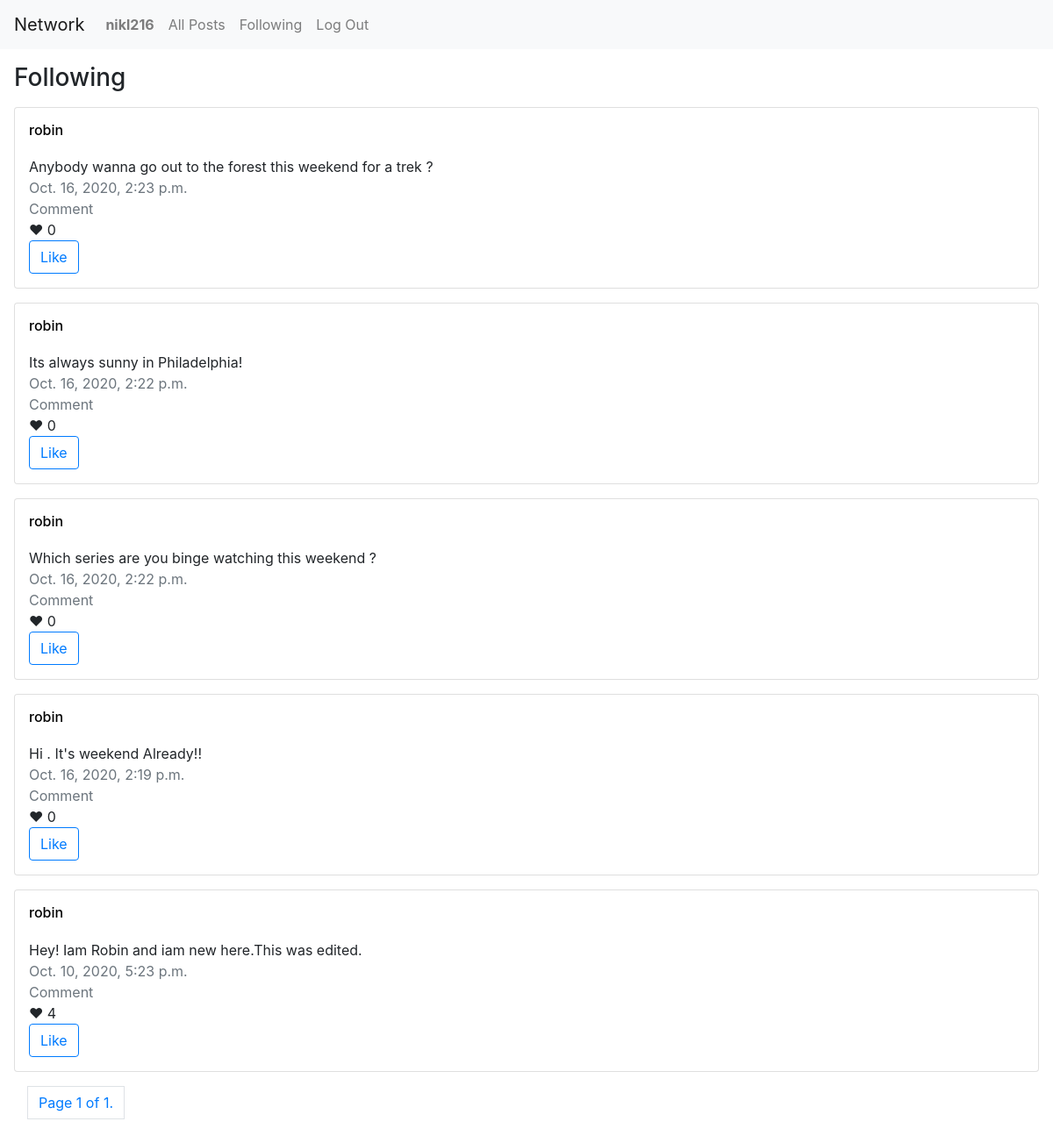
Page /following (signed in) on the committed database.
### network/models.py (models this page shows, shortened)
class User(AbstractUser):
    pass

class Post(models.Model):
    created_by = models.ForeignKey("User", on_delete=models.CASCADE, related_name="posts")
    body = models.TextField()
    timestamp = models.DateTimeField(auto_now_add=True)
    likes = models.IntegerField(default=0)
    liked_users = models.ManyToManyField(User)

### network/views.py (the view)
# urls.py: path("following", views.following, name="following"),
@login_required
def following(request):
    user_prof= User.objects.get(pk=request.user.pk)
    following=[]
    for a in request.user.following.all():
        following.append(a.following_user_id)
    posts = Post.objects.filter(created_by__in=following).order_by("-timestamp")
    paginator = Paginator(posts, 10)
    page_number = request.GET.get('page')
    page_obj = paginator.get_page(page_number)
    return render(request, "network/following.html",{
    "page_obj":page_obj,
    })

### network/templates/network/following.html (shortened to what this page needs)
{% extends "network/layout.html" %} {% block body %}
<h3>Following</h3>
{% for post in page_obj %}
<div class="card p-3 mt-3">
  <div class="card-title">
      <a href="{% url 'profile' post.created_by.pk %}"><h6>{{post.created_by.username}}</h6></a>
    </div>
  <div class="card-body p-0">
      <div>{{post.body}}</div>
      <div class="text-secondary">{{post.timestamp}}</div>
      <div class="text-secondary">Comment</div>
      <div>&#10084; <span class="_{{post.pk}}">{{post.likes}}</span></div>
      {% if user in post.liked_users.all %}
      <div class="unlike{{post.pk}}"><button type="button" class="btn btn-outline-primary" id="unlike"  value="{{post.pk}}">Unike</button></div>
      <div class="like{{post.pk}}" style="display:none;"><button type="button" class="btn btn-outline-primary" id="like" value="{{post.pk}}">Like</button></div>
      {% else %}
      <div class="like{{post.pk}}"><button type="button" class="btn btn-outline-primary" id="like" value="{{post.pk}}">Like</button></div>
      {% endif %}
  </div>
</div>
{% endfor %}
<nav aria-label="Page navigation example" class='p-3'>
  <ul class="pagination">
      <li class="current page-item">
          <li class="page-item page-link">Page {{ page_obj.number }} of {{ page_obj.paginator.num_pages }}.</li>
      </li>
  </ul>
</nav>
{% endblock %}

### network/templates/network/layout.html (shortened to what this page needs)
{% load static %}
<!DOCTYPE html>
<html lang="en">
    <head>
        <link rel="stylesheet" href="https://stackpath.bootstrapcdn.com/bootstrap/4.4.1/css/bootstrap.min.css">
        <link href="{% static 'network/styles.css' %}" rel="stylesheet">
        {% load static %}
    </head>
    <body>
        <nav class="navbar navbar-expand-lg navbar-light bg-light">
            <a class="navbar-brand" href="#">Network</a>
            <div>
              <ul class="navbar-nav mr-auto">
                {% if user.is_authenticated %}
                    <li class="nav-item">
                        <a class="nav-link" href="{% url 'profile' user.pk %}"><strong>{{ user.username }}</strong></a>
                    </li>
                {% endif %}
                <li class="nav-item">
                  <a class="nav-link" href="{% url 'index' %}">All Posts</a>
                </li>
                {% if user.is_authenticated %}
                    <li class="nav-item">
                        <a class="nav-link" href="{% url 'following' %}">Following</a>
                    </li>
                    <li class="nav-item">
                        <a class="nav-link" href="{% url 'logout' %}">Log Out</a>
                    </li>
                {% endif %}
              </ul>
            </div>
          </nav>
        <div class="body m-3">
            {% block body %}
            {% endblock %}
        </div>
    </body>
</html>

### network/static/network/styles.css (style rules this page uses)
a { color: black; }

### rows in the picture
User: username "nikl216"
Post: created_by.username "robin", body "Anybody wanna go out to the forest this weekend for a trek ?", timestamp "Oct. 16, 2020, 2:23 p.m.", likes "0", {{ post.pk }} 9 (drawn)
Post: created_by.username "robin", body "Its always sunny in Philadelphia!", timestamp "Oct. 16, 2020, 2:22 p.m.", likes "0", {{ post.pk }} 8 (drawn)
Post: created_by.username "robin", body "Which series are you binge watching this weekend ?", timestamp "Oct. 16, 2020, 2:22 p.m.", likes "0", {{ post.pk }} 7 (drawn)
Post: created_by.username "robin", body "Hi . It's weekend Already!!", timestamp "Oct. 16, 2020, 2:19 p.m.", likes "0", {{ post.pk }} 4 (drawn)
Post: created_by.username "robin", body "Hey! Iam Robin and iam new here.This was edited.", timestamp "Oct. 10, 2020, 5:23 p.m.", likes "4", {{ post.pk }} 3 (drawn)

### other values in the picture
{{ page_obj.number }} "1"
{{ page_obj.paginator.num_pages }} "1"
